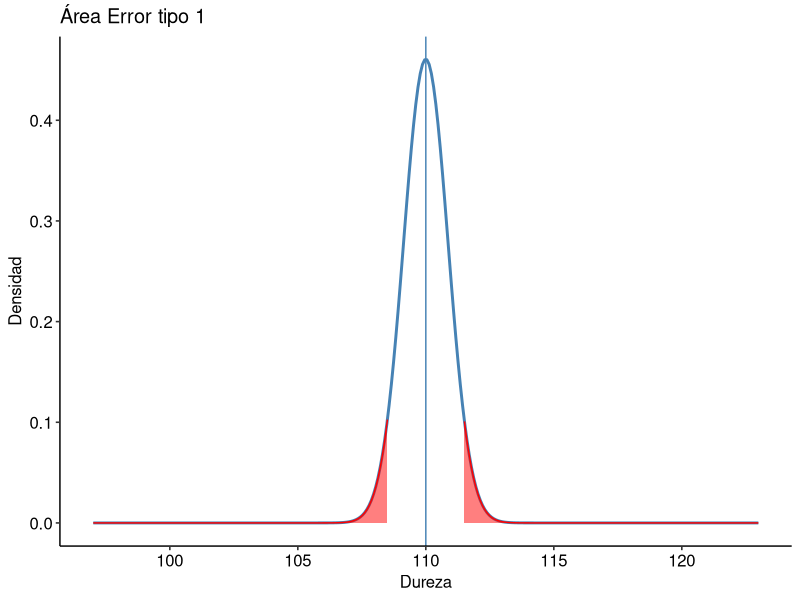
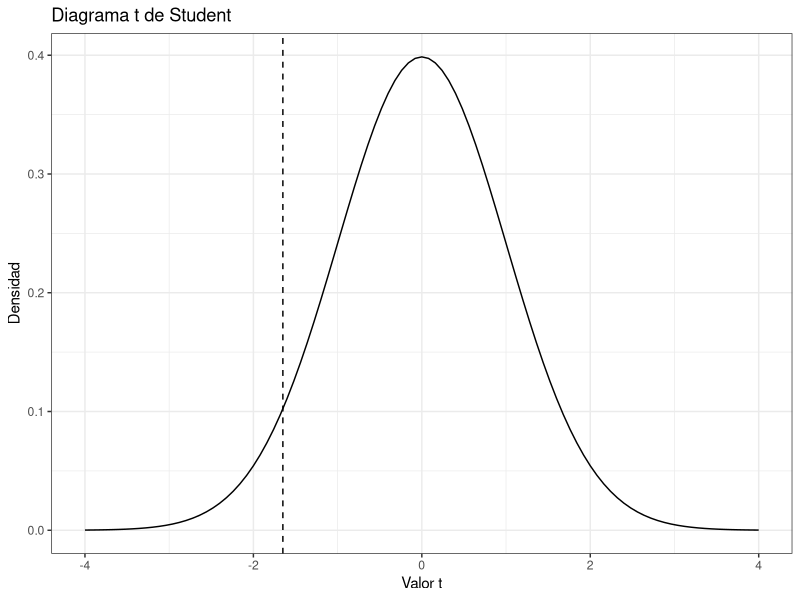

Recreate these plots in R, in order.
# # Grupo 2 EP05
# Integrantes: 
#   - Angel Vilches
#   - Nicolas Valdes
#   - Agustín Henríquez

# Librerias

library(tidyr)
library (ggpubr)
library (ggpubr)
library(ggplot2)
library (dplyr)
library(pwr)
library (tidyverse)

# ////////////////////////// Enunciado //////////////////////////

# El proceso de selecci?n de manzanas para exportaci?n no es sencillo, pues se deben descartar aquellas que
# est?n muy maduras, muy verdes o da?adas. Adicionalmente, cada fruta debe cumplir con un determinado
# calibre, establecido por el mercado, para ser considerada apta para la venta. El calibre de una fruta puede ser
# determinado tanto por su peso como por su di?metro m?ximo ecuatorial. En el caso de las manzanas, el calibre
# m?nimo aceptable es de 60 mm si se mide por el di?metro o de 90 g si se mide por el peso.
# 
# Un agricultor dedicado a la producci?n de manzanas desea determinar, usando una muestra aleatoria de 300
# manzanas, si sus frutas tienen un peso medio de 110 g. Se sabe que el peso de ?stas sigue una distribuci?n
# normal con desviaci?n est?ndar de 15 g

# Desviaci?n Est?ndar
s <- 15

# Tama?o de la muestra
n <- 300

# Error Est?ndar
SE = s / sqrt (n)


# ////////////////////////// PREGUNTA 1 //////////////////////////


# El agricultor est? seguro de que el verdadero peso medio no puede ser superior a 110 gramos y piensa
# rechazar la hip?tesis nula cuando la muestra presente un peso medio menor a 108 gramos. Determine,
# usando herramientas gr?ficas, la probabilidad de que cometa un error de tipo I.

# Hipotesis
# H0: m = 110
# H1: m != 110

# Calcular la probabilidad de cometer un error de tipo I
# usar funci�n pnorm para calcular la probabilidad acumulada de una variable aleatoria normal est�ndar en un punto espec�fico de la distribuci�n
cola_inferior <- pnorm(mean = 110, sd = SE, q = 108.5, lower.tail = TRUE)
cola_superior <- pnorm(mean = 110, sd = SE, q = 111.5, lower.tail = FALSE)

# Como se trata de una prueba unilateral, el nivel de significacion es igual la cola superior
alfa = cola_inferior + cola_superior

print(alfa)

# R: El nivel de significaci?n corresponde a 0,01046 aproximadamente, lo
# que equivale a un 1,694% de probabilidad de cometer un error de tipo 1.

# Gr?fico ?rea error tipo 1
x <- seq(110 - s*SE,110 + s*SE,0.01)
y <- dnorm(x, mean = 110 , sd = SE)
g <- ggplot(data = data.frame(x,y), aes(x))
g <- g + stat_function(
  fun = dnorm,
  n = 300,
  args = list(mean = 110 , sd = SE),
  colour = "steelblue", size = 1)
g <- g + ylab("Densidad")
g <-g + xlab("Dureza")
g <-g + labs(title = "Área Error tipo 1")
g <- g + theme_pubr()
g <- g + geom_area(data = subset(data.frame(x,y), x < 108.5), 
                   aes(y = y),
                   colour = "red",
                   fill = "red",
                   alpha = 0.5)


g <- g + geom_area(data = subset(data.frame(x,y), x > 111.5), 
                   aes(y = y),
                   colour = "red",
                   fill = "red",
                   alpha = 0.5)

# Agregar una l�nea vertical para el valor nulo .
g <- g + geom_vline(aes(xintercept = 110) ,
                           color = "steelblue", linetype = 1)

print(g)


# ////////////////////////// PREGUNTA 2 //////////////////////////


# Suponga ahora que el verdadero peso medio de las manzanas es de 109 gramos. Determine mediante
# herramientas gráficas cuál sería la probabilidad de que el agricultor, quien obviamente no conoce
# este dato, cometa un error de tipo II

# Primeramente se establecen las hipótesis nula y alternativa:
# H0: El peso medio de las manzanas es de 110 gramos 
# HA: El peso medio de las manzanas es menor a 110 gramos

# El equivalente matemático de las hipótesis anteriores:
# H0: μ = 110
# HA: μ < 110

# Los datos que se poseen son los siguientes:
# Tamaño de la muestra   : 300 manzanas
# Desviación estándar    : 15  gramos
# Peso medio poblacional : 109 gramos

mediaHipotetica    <- 110
mediaVerdadera     <- 109 
tamanioMuestra     <- 300
gradosLibertad     <- tamanioMuestra - 1
valorNulo          <- 110
desviacionEstandar <- 15

# Se trabajará con una prueba de hipótesis para una muestra (Prueba T de Student) ya que
# se quiere probar una hipótesis sobre la media poblacional a partir de una muestra
# aleatoria, por lo cual se verifican las condiciones:
# 1) Se cumplela independencia de observaciones y
# 2) La muestra sigue una distribución normal (con un tamaño superior a 30 muestras)

# Ha de considerarse/asumirse un nivel de significancia del 5%, en consecuencia alpha = 0.05
# Se realiza una prueba unilateral

alpha <- 0.05 

valorCritico <- qt(alpha, gradosLibertad, lower.tail = TRUE)
poderPrueba <- power.t.test(n = tamanioMuestra, delta = (mediaHipotetica - mediaVerdadera)/desviacionEstandar, sd = desviacionEstandar, sig.level = alpha, type = "one.sample", alternative = "one.sided")$power
# 1-poderPrueba = 0.9415 o 94.15% de que el agricultor no detecte una diferencia real en los pesos de las manzanas y acepte incorrectamente la hipótesis nula


ggplot(data.frame(x = c(-4, 4)), aes(x)) + 
  stat_function(fun = dt, args = list(df = gradosLibertad)) +
  geom_vline(xintercept = valorCritico, linetype = "dashed") +
  labs(x = "Valor t", y = "Densidad", title = "Diagrama t de Student") +
  theme_bw()

# De acuerdo a lo calculado y graficado, la prueba tiene un poder bajo, es decir, existe una alta
# probabilidad de comenter un error de tipo II, vale decir, no rechazar H0 cuando HA es verdadera.
# Por lo tanto, el agricultor tiene una baja probabilidad de detectar que el peso medio de sus manzanas
# es menor a 110 gramos.
             
